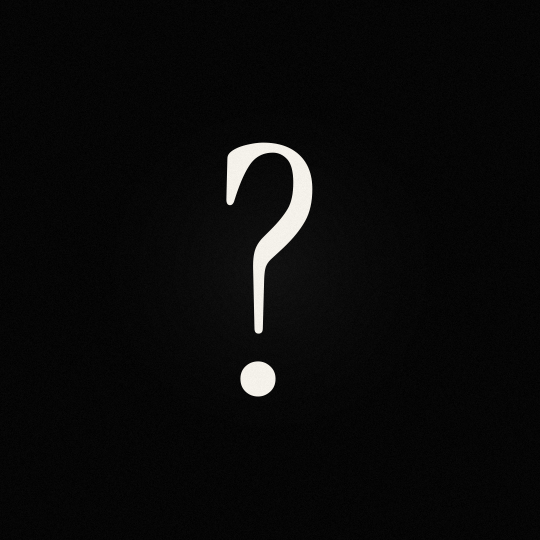
#> input picture design/avatar-A-question.png, 1080 x 1080 px (shown at 1/2 size)
$ python refine.py
#> lines starting #> are read from the running program, lines starting #| are printed output that depends on the picture
### design/make_avatar.py
#!/usr/bin/env python3
"""humanor — profile mark generator.

Constraints that drove every decision:
  - Instagram crops to a CIRCLE and renders it at ~40px in a feed.
  - The mark must survive that size and still feel like an object,
    not a clipart glyph.
  - Palette is the project's, forever: #050505 ground, #F4F1EA ink.
"""

import math
import random
from PIL import Image, ImageDraw, ImageFont, ImageFilter

S = 1080                       # master size
BG = (5, 5, 5)
INK = (244, 241, 234)
FONTS = "/mnt/skills/examples/canvas-design/canvas-fonts"

random.seed(1855)              # Leaves of Grass


def ground(size=S):
    """Deep black with a breath of light behind the glyph — depth, not decoration."""
#> called with size = 1080
    img = Image.new("RGB", (size, size), BG)
#> img: PIL image 1080x1080 RGB; every value is 5
    px = img.load()
    c = size / 2
    for y in range(size):
        for x in range(0, size, 2):
            d = math.hypot(x - c, y - c) / c
            lift = int(13 * max(0.0, 1.0 - d * 1.25) ** 2)
            v = 5 + lift
            px[x, y] = (v, v, v)
            if x + 1 < size:
                px[x + 1, y] = (v, v, v)
    return img.filter(ImageFilter.GaussianBlur(size / 90))
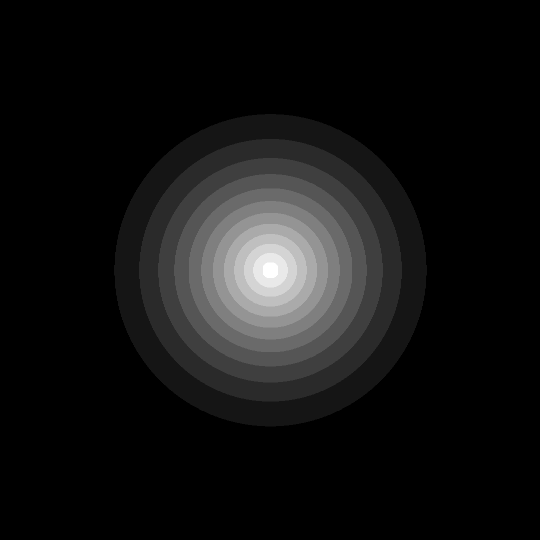
#> returned value: PIL image 1080x1080 RGB (shown at 1/2 size); min 5, max 17, mean 5.89; drawn with min black and max white


def grain(img, amount=5):
    """Film grain: the mark should feel printed, not exported."""
    px = img.load()
    w, h = img.size
    for y in range(h):
        for x in range(w):
            n = random.randint(-amount, amount)
            r, g, b = px[x, y]
            px[x, y] = (max(0, min(255, r + n)),
                        max(0, min(255, g + n)),
                        max(0, min(255, b + n)))
    return img


def draw_glyph(img, text, font_path, size_ratio, dy_ratio=0.0, ink=INK):
    """Optically centred — bounding-box centred, not baseline centred."""
#> called with text = '?', size_ratio = 0.7, dy_ratio = 0, ink = (244, 241, 234)
    d = ImageDraw.Draw(img)
    f = ImageFont.truetype(font_path, int(S * size_ratio))
    x0, y0, x1, y1 = d.textbbox((0, 0), text, font=f)
#> x0 = 0; y0 = 141; x1 = 401; y1 = 702
    d.text((S / 2 - (x1 + x0) / 2, S / 2 - (y1 + y0) / 2 + S * dy_ratio),
           text, font=f, fill=ink)
    return img


# [37 lines left out: functions variant_question, variant_question_ring, variant_monogram, not called in this run]


def circle_preview(img, px):
    """What Instagram actually shows: cropped to a circle, tiny."""
    small = img.resize((px, px), Image.LANCZOS)
    mask = Image.new("L", (px * 8, px * 8), 0)
    ImageDraw.Draw(mask).ellipse([0, 0, px * 8, px * 8], fill=255)
    mask = mask.resize((px, px), Image.LANCZOS)
    out = Image.new("RGB", (px, px), (24, 24, 24))
    out.paste(small, (0, 0), mask)
    return out


# [15 lines that do not run on import are left out]

### design/refine.py
from make_avatar import ground, grain, draw_glyph, circle_preview, S, INK, FONTS
from PIL import Image

# Refinement pass: the glyph carries more of the circle (presence at 40px),
# and the light behind it is the only "effect" allowed.
img = ground()
draw_glyph(img, "?", f"{FONTS}/InstrumentSerif-Regular.ttf", 0.70)
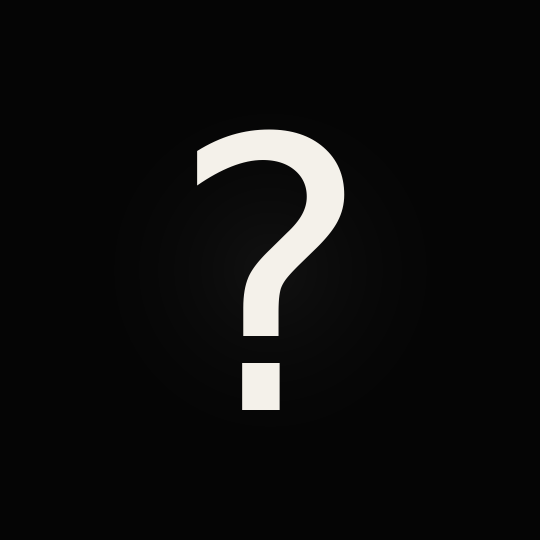
#> img: PIL image 1080x1080 RGB (shown at 1/2 size); mean R, G, B 16, 15.8, 15.5
img = grain(img, 4)
img.save("avatar-FINAL.png")

# side by side: first pass vs refined, at feed size and at profile size
a = Image.open("avatar-A-question.png")
#> a is the input picture: PIL image 1080x1080 RGB; mean R, G, B 10.3, 10.2, 10.1
sheet = Image.new("RGB", (2*300, 300+140), (18,18,18))
#> sheet: PIL image 600x440 RGB; every value is 18
for i, im in enumerate([a, img]):
    sheet.paste(circle_preview(im, 240), (i*300+30, 20))
    sheet.paste(circle_preview(im, 40), (i*300+130, 275))
#> this loop made 2 passes
#> pass 1, in circle_preview, `small = img.resize((px, px), Image.LANCZOS)`:
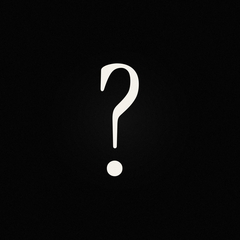
#> small: PIL image 240x240 RGB; mean R, G, B 10.3, 10.2, 10.1
#> pass 1, in circle_preview, `mask = mask.resize((px, px), Image.LANCZOS)`:
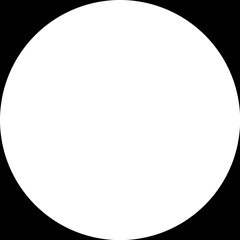
#> mask: PIL image 240x240 L; min 0, max 255, mean 200.5
#> after the loop:
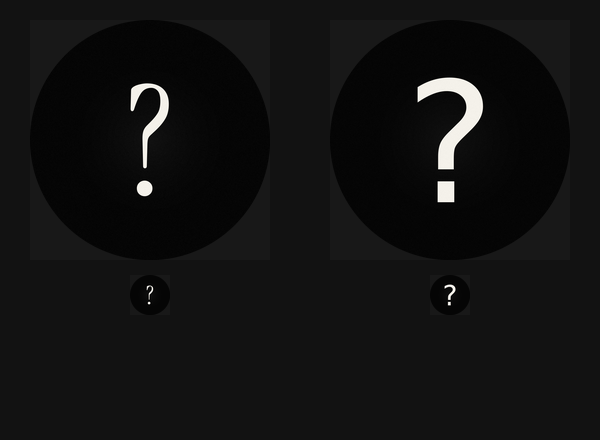
#> sheet: PIL image 600x440 RGB; mean R, G, B 17.6, 17.6, 17.5
sheet.save("_refine-compare.png")
print("A (0.62)  vs  FINAL (0.70)")
